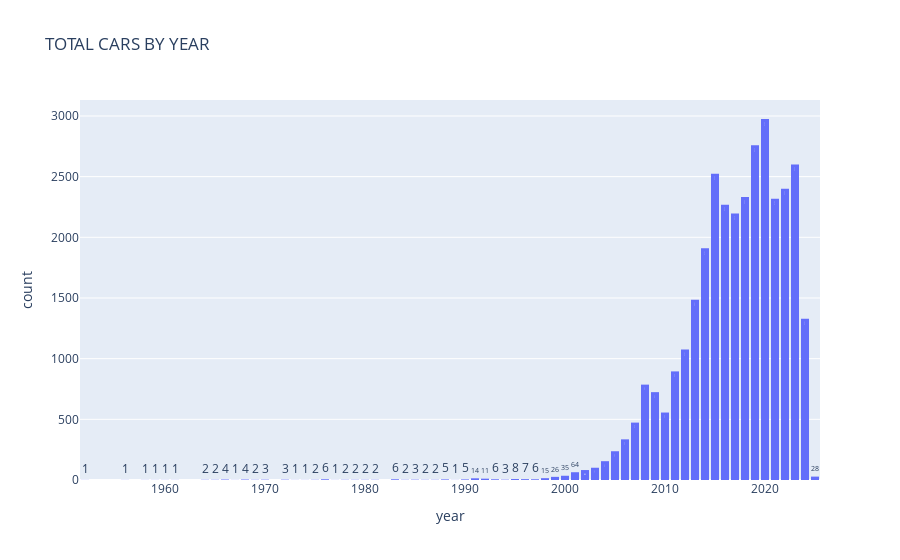

Notebook code cell kept with this figure:
### Code cell
fig = px.histogram(car_df, x="year",
                   labels={"year": "year"},
                   title="TOTAL CARS BY YEAR",
                   text_auto=True  # Automatically add text labels
                   )
fig.update_layout(bargap=0.2)  # Adjust the value as needed (0.2 is an example)

fig.show()

### Figure 1 — Plotly figure (JSON) as saved in the notebook; plotly's stock layout.template omitted (floating-point values rounded to 4 significant figures; data arrays with more than 128 entries replaced by an {"elided": "..."} marker saying what was removed)
{"data": [{"alignmentgroup": "True", "bingroup": "x", "hovertemplate": "year=%{x}<br>count=%{y}<extra></extra>", "legendgroup": "", "marker": {"color": "#636efa", "pattern": {"shape": ""}}, "name": "", "offsetgroup": "", "orientation": "v", "showlegend": false, "texttemplate": "%{value}", "type": "histogram", "x": {"elided": "32809 int values"}, "xaxis": "x", "yaxis": "y"}], "layout": {"bargap": 0.2, "barmode": "relative", "legend": {"tracegroupgap": 0}, "title": {"text": "TOTAL CARS BY YEAR"}, "xaxis": {"anchor": "y", "domain": [0, 1], "title": {"text": "year"}}, "yaxis": {"anchor": "x", "domain": [0, 1], "title": {"text": "count"}}}}
